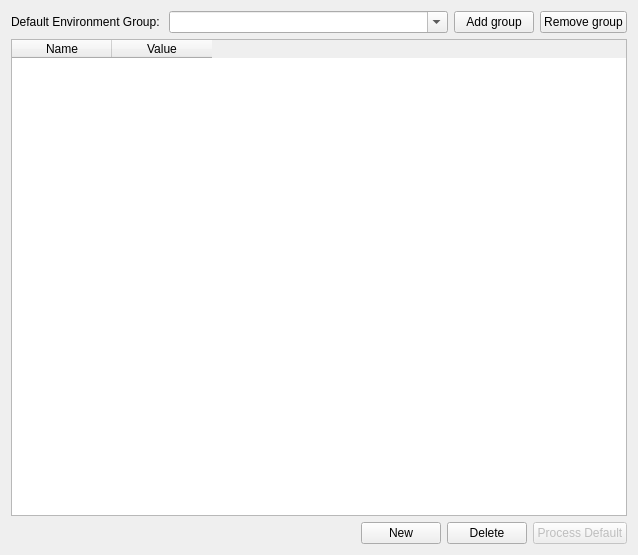
<ui version="4.0" >
 <class>EnvironmentWidget</class>
 <widget class="QWidget" name="EnvironmentWidget" >
  <property name="geometry" >
   <rect>
    <x>0</x>
    <y>0</y>
    <width>638</width>
    <height>555</height>
   </rect>
  </property>
  <property name="windowTitle" >
   <string>Form</string>
  </property>
  <layout class="QGridLayout" >
   <item row="0" column="0" >
    <widget class="QLabel" name="label" >
     <property name="text" >
      <string>Default Environment Group: </string>
     </property>
    </widget>
   </item>
   <item row="0" column="1" >
    <widget class="KComboBox" name="activeCombo" >
     <property name="sizePolicy" >
      <sizepolicy vsizetype="Fixed" hsizetype="Preferred" >
       <horstretch>1</horstretch>
       <verstretch>0</verstretch>
      </sizepolicy>
     </property>
     <property name="editable" >
      <bool>true</bool>
     </property>
    </widget>
   </item>
   <item row="0" column="2" >
    <widget class="QPushButton" name="addgrpBtn" >
     <property name="text" >
      <string>Add group</string>
     </property>
    </widget>
   </item>
   <item row="0" column="3" >
    <widget class="QPushButton" name="removegrpBtn" >
     <property name="text" >
      <string>Remove group</string>
     </property>
    </widget>
   </item>
   <item row="1" column="0" colspan="4" >
    <widget class="QTableWidget" name="variableTable" >
     <property name="sizePolicy" >
      <sizepolicy vsizetype="Expanding" hsizetype="Expanding" >
       <horstretch>0</horstretch>
       <verstretch>2</verstretch>
      </sizepolicy>
     </property>
     <column>
      <property name="text" >
       <string>Name</string>
      </property>
     </column>
     <column>
      <property name="text" >
       <string>Value</string>
      </property>
     </column>
    </widget>
   </item>
   <item row="2" column="0" colspan="4" >
    <layout class="QHBoxLayout" >
     <property name="spacing" >
      <number>6</number>
     </property>
     <property name="leftMargin" >
      <number>0</number>
     </property>
     <property name="topMargin" >
      <number>0</number>
     </property>
     <property name="rightMargin" >
      <number>0</number>
     </property>
     <property name="bottomMargin" >
      <number>0</number>
     </property>
     <item>
      <spacer>
       <property name="orientation" >
        <enum>Qt::Horizontal</enum>
       </property>
       <property name="sizeHint" >
        <size>
         <width>40</width>
         <height>20</height>
        </size>
       </property>
      </spacer>
     </item>
     <item>
      <widget class="KPushButton" name="newButton" >
       <property name="text" >
        <string>New</string>
       </property>
      </widget>
     </item>
     <item>
      <widget class="KPushButton" name="deleteButton" >
       <property name="text" >
        <string>Delete</string>
       </property>
      </widget>
     </item>
     <item>
      <widget class="KPushButton" name="processDefaultButton" >
       <property name="enabled" >
        <bool>false</bool>
       </property>
       <property name="text" >
        <string>Process Default</string>
       </property>
      </widget>
     </item>
    </layout>
   </item>
  </layout>
 </widget>
 <customwidgets>
  <customwidget>
   <class>KComboBox</class>
   <extends>QComboBox</extends>
   <header>kcombobox.h</header>
  </customwidget>
  <customwidget>
   <class>KPushButton</class>
   <extends>QPushButton</extends>
   <header>kpushbutton.h</header>
  </customwidget>
 </customwidgets>
 <resources/>
 <connections/>
</ui>
